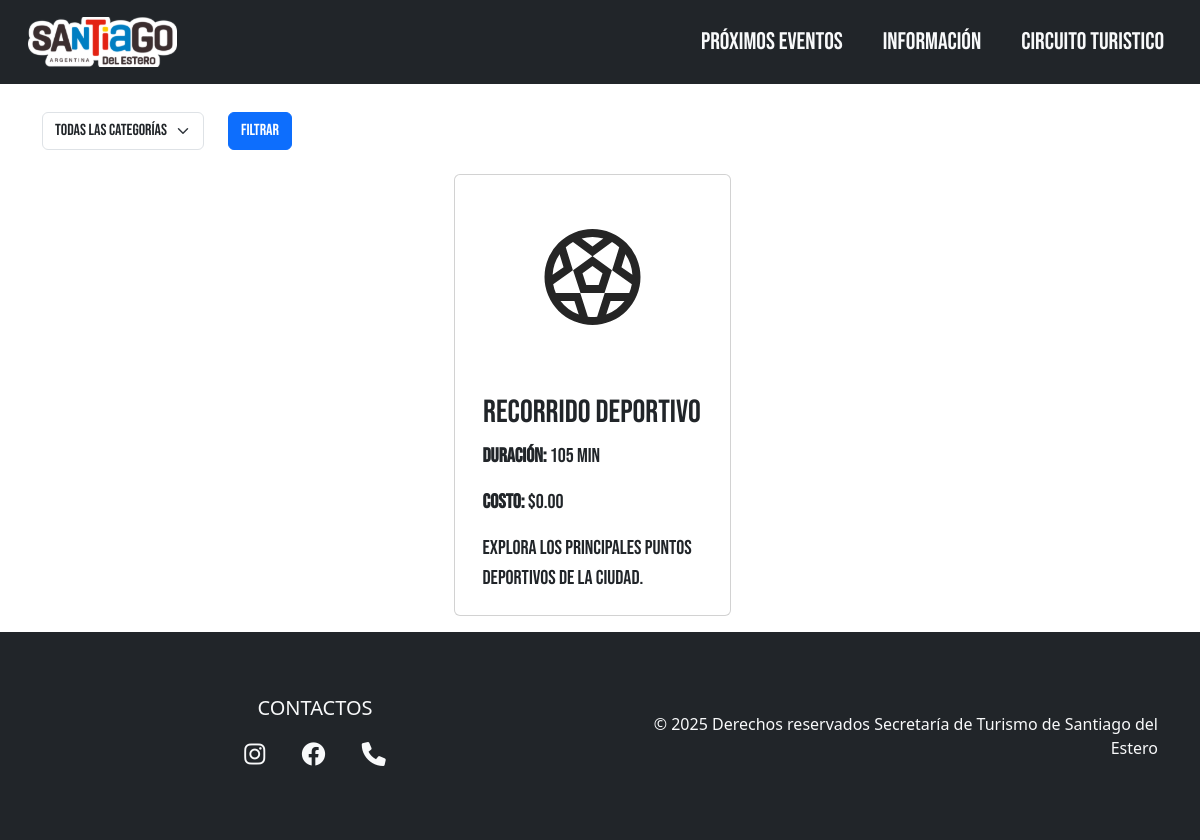
The page /recorridos.php on the database its author committed.
### tables this page shows
CREATE TABLE recorridos (
    id INT AUTO_INCREMENT PRIMARY KEY,
    nombre VARCHAR(255) NOT NULL,
    descripcion TEXT
);

### recorridos.php (the view, shortened to what this page needs)
<?php
require 'db.php';
$sql = 'SELECT r.id, r.nombre, r.descripcion,
               MIN(d.categoria) AS categoria,
               SUM(d.duracion) AS duracion,
               SUM(d.costo) AS costo
        FROM recorridos r
        JOIN recorrido_destinos rd ON r.id = rd.recorrido_id
        JOIN destinos d ON d.id = rd.destino_id';
$params = [];
$sql .= ' GROUP BY r.id';
$stmt = $pdo->prepare($sql);
$stmt->execute($params);
$recorridos = $stmt->fetchAll();
?>
<!DOCTYPE html>
<html lang="es">
<head>
</head>
<body class="bg-body bebas-neue-regular">
  <header class="pb-3">
  </header>
  <main class="container pt-5 mt-5">
    <form method="get" class="row mb-4">
      <div class="col-auto">
        <select name="categoria" class="form-select">
          <option value="">Todas las categorías</option>
        </select>
      </div>
      <div class="col-auto">
        <button type="submit" class="btn btn-primary">Filtrar</button>
      </div>
    </form>
    <section class="row justify-content-evenly ms-1 me-1">
      <?php foreach ($recorridos as $r): ?>
        <a href="recorrido.php?id=<?= $r['id'] ?>" class="text-decoration-none text-dark col-lg-3 p-0 me-lg-3 mb-lg-3 mb-3 col-md-12">
          <div class="card btn btn-light h-100 tarjeta-recorrido">
            <img src="./img/pelota.svg" class="card-img-top p-5 tarjeta-imagen" alt="Icono">
            <div class="card-body">
              <p class="card-text fs-2 mb-1"><?= htmlspecialchars($r['nombre']) ?></p>
              <div class="roboto-300">
                <p class="card-text text-start fs-5"><strong>Duración:</strong> <?= (int)$r['duracion'] ?> min</p>
                <p class="card-text text-start fs-5"><strong>Costo:</strong> $<?= number_format($r['costo'], 2) ?></p>
                <p class="card-text text-start fs-5"><?= htmlspecialchars($r['descripcion']) ?></p>
              </div>
            </div>
          </div>
        </a>
      <?php endforeach; ?>
    </section>
  </main>
</body>
</html>

### css/index-satyle.css (style rules this page uses)
:root { --celeste: #007EC2; --rojo: #950808; --azul: #1B0C82; --blanco: #f8f9fa; --negro: #402b2f; --amarillo: #ffcb05; --gris: #80828581; }
.navbar-nav .nav-item .nav-link { background-color: transparent; color: var(--blanco); text-transform: uppercase; font-family: "Bebas Neue", sans-serif; font-size: 1.5rem; text-wrap: nowrap; transition: all 0.3s linear; }
body { margin: 0; }
.footer { color: var(--blanco); padding: 2rem 0; text-align: center; font-family: Segoe UI, sans-serif; }
.social-links a { color: var(--blanco); font-size: 1.5rem; margin: 0 1rem; transition: all 0.3s ease; }
.tarjeta-imagen { transition: 0.25s; opacity: 85%; width: 100%; height: 12em; }
.bebas-neue-regular { font-family: "Bebas Neue", sans-serif; font-weight: 200; font-style: normal; }

### rows shown on the page
recorridos: nombre "Recorrido Deportivo", duracion "105", costo "0.00", descripcion "Explora los principales puntos deportivos de la ciudad."
